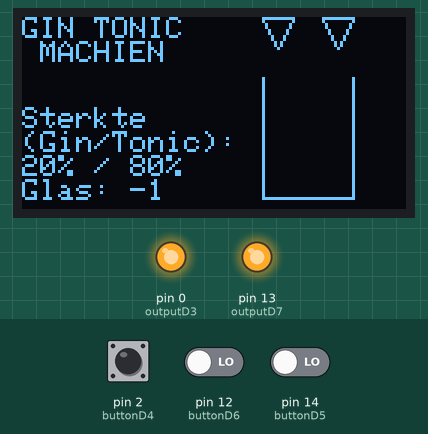
Recording of a sketch running on a simulated Arduino Uno, built for the host (arithmetic inside an expression is 32-bit, double 64-bit). Shown: 128×64 one-colour display, output pins drawn as LEDs (lit = HIGH). Inputs (shaded band) come from the test bench; at power-on: pin 2 (buttonD4) LOW, pin 12 (buttonD6) LOW, pin 14 (buttonD5) LOW. EEPROM starts erased; what the sketch prints to the serial monitor is not drawn.

Above: at 1.2 s.
1.3 s: pin 2 (buttonD4) pulled HIGH for 0.15 s
At 3.5 s:
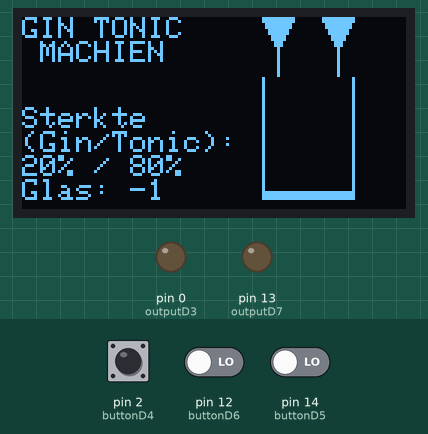
4.4 s: pin 2 (buttonD4) pulled HIGH for 1 s
At 4.8 s:
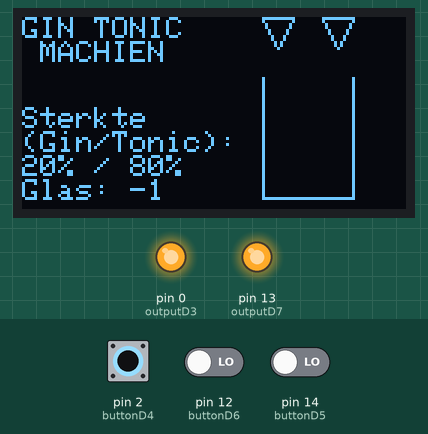
6.9 s: pin 2 (buttonD4) pulled HIGH for 0.15 s
At 7.8 s:
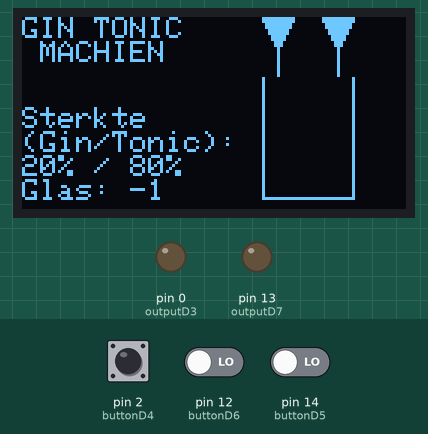
10.0 s: pin 12 (buttonD6) driven HIGH and pin 14 (buttonD5) driven HIGH
At 10.94 s:
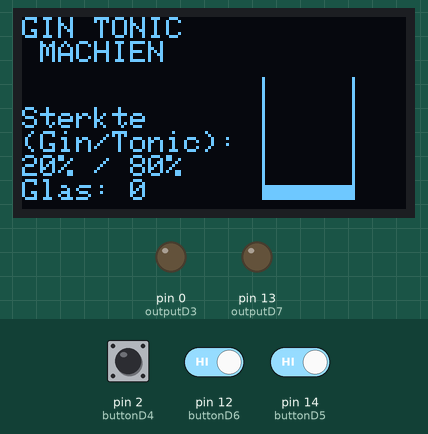
13.0 s: pin 12 (buttonD6) driven LOW
At 15.9 s:
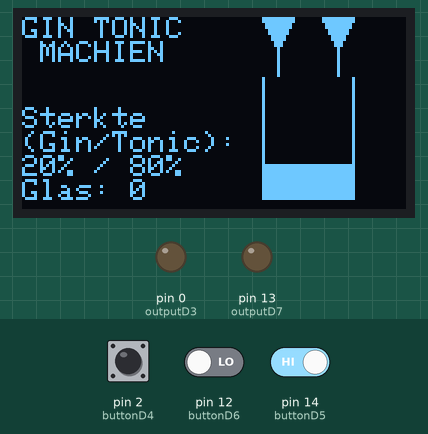
16.0 s: pin 12 (buttonD6) driven HIGH
At 16.27 s:
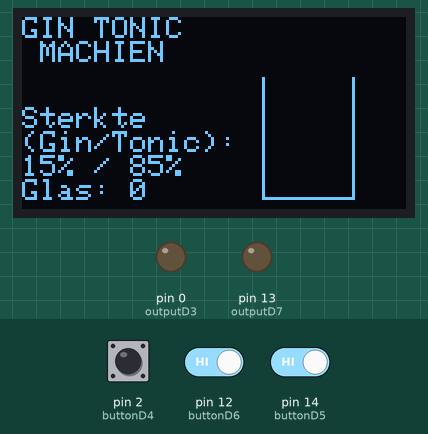
Timing chart, 0 to 24.0 s (numbered marks = the images above; inputs shaded):
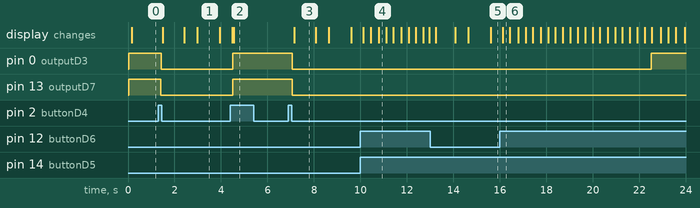

Measured:
- after the input at 1.3 s, pin 0 (outputD3): HIGH → LOW after 0.13 s; pin 13 (outputD7): HIGH → LOW after 0.10 s; the display: first changes after 0.20 s (image 1 shows a later state)
- after the input at 4.4 s, pin 0 (outputD3), pin 13 (outputD7): LOW → HIGH after 0.10 s; the display: first changes after 0.07 s (image 2 shows a later state)
- after the input at 6.9 s, pin 0 (outputD3): HIGH → LOW after 0.17 s; pin 13 (outputD7): HIGH → LOW after 0.15 s; the display: changes after 0.25 s (image 3)
- after the input at 10.0 s, the display: first changes after 0.12 s (image 4 shows a later state)
- after the input at 16.0 s, the display: changes after 0.12 s (image 6)
- what the display in image 1 shows lasts 1.0 s, from 3.0 s to 4.0 s
- what the display in image 3 shows lasts 0.9 s, from 7.2 s to 8.1 s

The sketch:

Cocktailmachien.ino
```cpp
#include <SPI.h>
#include <Wire.h>
#include <Adafruit_GFX.h>
#include <Adafruit_SSD1306.h>
#include <EEPROM.h>

//For the GFX
#define SCREEN_WIDTH 128 // OLED display width, in pixels
#define SCREEN_HEIGHT 64 // OLED display height, in pixels
#define OLED_RESET     -1 // Reset pin # (or -1 if sharing Arduino reset pin)
#define SCREEN_ADDRESS 0x3C ///< See datasheet for Address; 0x3D for 128x64, 0x3C for 128x32
Adafruit_SSD1306 display(SCREEN_WIDTH, SCREEN_HEIGHT, &Wire, OLED_RESET);
#define LOGO_HEIGHT   64
#define LOGO_WIDTH    16

//IO
int buttonD4 = 2;
int buttonD5 = 14;
int buttonD6 = 12;
int outputD7 = 13;
int outputD3 = 0;
#define RelayOn   0
#define RelayOff  1
bool blnButtonD4Status;//check status
bool blnButtonD5Status;//check status
bool blnButtonD6Status;//check status
bool blnButtonD4Last;//check flank
bool blnButtonD5Last;//check flank
bool blnButtonD6Last;//check flank
bool blnButtonD4PosFlank;
bool blnButtonD5PosFlank;
bool blnButtonD6PosFlank;

//Timers
unsigned long StartMillisGin;
unsigned long StartMillisTonic;
unsigned long CurrentMillis;

//Dosing memory
bool DosingStartedGin;
bool DosingStartedTonic;
int DosingStep = 0;
bool TransStep0;
bool TransStep1;
bool TransStep2;
bool TransStep3;
bool ResetStepper;
int CountFinishedDrinks;

//Recipe
int RatioGin = 20;
int LevelGin = 0;
int BaseTimeGin = 33750; //how many ms to dose for a 50/50 mix?
int RatioTonic = 80;
int LevelTonic = 0;
int BaseTimeTonic = 9400; //how many ms to dose for a 50/50 mix?

void setup() {
  Serial.begin(115200);
  Serial.println("Opstart cocktailmachien");

  if(!display.begin(SSD1306_SWITCHCAPVCC, SCREEN_ADDRESS)) {
    Serial.println(F("SSD1306 allocation failed"));
    for(;;); // Don't proceed, loop forever
  }

  pinMode(buttonD4, INPUT);    // sets pin as input
  pinMode(buttonD5, INPUT);    // sets pin as input
  pinMode(buttonD6, INPUT);    // sets pin as input
  pinMode(outputD7, OUTPUT);
  pinMode(outputD3, OUTPUT);
  digitalWrite (outputD7, RelayOff);
  digitalWrite (outputD3, RelayOff);
  DrawBase();
  CurrentMillis = millis();
  EEPROM.begin(sizeof(CountFinishedDrinks));            //initialize eeprom memory with nr of bytes in datatype
  EEPROM.get(0, CountFinishedDrinks);                   //read data from eeprom and cast it into variable
}

void DrawText() {
  display.setCursor(0,0);
  display.setTextSize(1);             // Draw 2X-scale text
  display.setTextColor(SSD1306_WHITE);
  display.println(F("GIN TONIC"));
  display.println(F(" MACHIEN"));
  display.setTextSize(0);
  display.setCursor(0,30);
  display.println(F("Sterkte"));
  display.println(F("(Gin/Tonic):"));
  display.setTextColor(WHITE, BLACK);
  display.print(RatioGin);
  display.print(F("% / "));
  display.setTextColor(WHITE, BLACK);
  display.print(RatioTonic);
  display.println(F("%"));
 // display.print(F("Step: "));
  display.print(F("Glas: "));
  display.setTextColor(WHITE, BLACK);
  display.print(CountFinishedDrinks);
  //display.print(DosingStep);
  display.display();
}

void DrawBase() {
  display.clearDisplay();
  display.drawLine(80, 20, 80, 60, WHITE);
  display.drawLine(110, 20, 110, 60, WHITE);
  display.drawLine(80, 60, 110, 60, WHITE);
  DrawText();
  display.display();
  Serial.println("Base getekend");
}

void DrawDosingPumps(int x, int state){
//x=startposition x coord
//state=active/idle
  if (state==0){
    display.fillTriangle(x, 10, x-5, 0, x+5, 0, BLACK);
    display.drawTriangle(x, 10, x-5, 0, x+5, 0, WHITE);
    display.drawLine(x, 11, x, 19, BLACK);
    display.display();
  }
  else if (state==1){
    display.fillTriangle(x, 10, x-5, 0, x+5, 0, WHITE);
    display.drawLine(x, 11, x, 19, WHITE);
    display.display();
  }
}

void DrawFillLevel(int level){
  //in:0..100%
  //0%    :y=60
  //100%  :y=20
  int y;
  int height;

  if (level<0) {
    level=0;
  }
  if (level>100) {
    level=100;
  }
  y=60-(level*40/100);
  height=level*40/100;

  display.fillRect(80,y,30,height, WHITE);
  display.display();
}

void IOMirror(){
blnButtonD4Status = (digitalRead(buttonD4) == HIGH);
blnButtonD5Status = (digitalRead(buttonD5) == HIGH);
blnButtonD6Status = (digitalRead(buttonD6) == HIGH);

  if ((blnButtonD4Status) && (!blnButtonD4Last)) {
    blnButtonD4PosFlank = true;
  }
  else {
    blnButtonD4PosFlank = false;
  }

  if ((blnButtonD5Status) && (!blnButtonD5Last)) {
    blnButtonD5PosFlank = true;
  }
  else {
    blnButtonD5PosFlank = false;
  }

  if ((blnButtonD6Status) && (!blnButtonD6Last)) {
    blnButtonD6PosFlank = true;
  }
  else {
    blnButtonD6PosFlank = false;
  }

  blnButtonD4Last = (digitalRead(buttonD4) == HIGH);
  blnButtonD5Last = (digitalRead(buttonD5) == HIGH);
  blnButtonD6Last = (digitalRead(buttonD6) == HIGH);
}

int DosingTimerGin(unsigned long PresetTime){
  unsigned long ElapsedTime = (CurrentMillis - StartMillisGin);

  Serial.print("StartMillis: ");
  Serial.println(StartMillisGin);
  Serial.print("CurrentMillis: ");
  Serial.println(CurrentMillis);
  Serial.print("CurrentMillis: ");
  Serial.println(PresetTime);
  Serial.print("ElapsedTime: ");
  Serial.println(ElapsedTime);

  if (PresetTime==0){
    DosingStartedGin = false;
    return (100);
  }
  else if (ElapsedTime <= PresetTime){
    Serial.print("ElapsedTime in de if: ");
    Serial.println((ElapsedTime*100)/PresetTime);
    return ((ElapsedTime*100)/PresetTime);
  }
  else {
    DosingStartedGin = false;
    return (100);
  }
}

int DosingTimerTonic(unsigned long PresetTime){
  unsigned long ElapsedTime = (CurrentMillis - StartMillisTonic);

  Serial.print("StartMillis: ");
  Serial.println(StartMillisTonic);
  Serial.print("CurrentMillis: ");
  Serial.println(CurrentMillis);
  Serial.print("CurrentMillis: ");
  Serial.println(PresetTime);
  Serial.print("ElapsedTime: ");
  Serial.println(ElapsedTime);

  if (PresetTime==0){
    DosingStartedTonic = false;
    return (100);
  }
  else if (ElapsedTime <= PresetTime){
    Serial.print("ElapsedTime in de if: ");
    Serial.println((ElapsedTime*100)/PresetTime);
    return ((ElapsedTime*100)/PresetTime);
  }
  else {
    DosingStartedTonic = false;
    return (100);
  }
}

void DosingStepper(){
  if (ResetStepper){
    DosingStep = 0;                                 //idle
  }
  if ((DosingStep==0) && (TransStep0)){
    DosingStep = 1;                                 //dosing started
    DosingStartedGin = true;
    DosingStartedTonic = true;
    StartMillisGin = millis();
    StartMillisTonic = millis();
  }
  if ((DosingStep==1) && (TransStep1)){
    DosingStep = 2;                                 //dosing done (autoreset)
  }
  if ((DosingStep==2) && (TransStep2)){
    DosingStep = 3;
  }

  TransStep0 = false;
  TransStep1 = false;
  TransStep2 = false;
  ResetStepper = false;
}

void ChangeRecipeRatio(bool up, bool down){
  if (up){
    RatioGin = RatioGin + 5;
    Serial.println("changeRecipeRatio cond1");
  }
  if (down){
    RatioGin = RatioGin - 5;
    Serial.println("changeRecipeRatio cond2");
  }
  if (RatioGin >= 100){
    RatioGin = 100;
    Serial.println("changeRecipeRatio cond3");
  }
  if (RatioGin <= 0){
      RatioGin = 0;
    Serial.println("changeRecipeRatio cond4");
  }
  RatioTonic = 100 - RatioGin;
}


int RecalcTimerVal(int BaseTime, int Ratio){
  //Time value for 50% dosing ratio is known.
    Serial.print("RecalcTimerVal - BaseTime = ");
    Serial.println(BaseTime);
    Serial.print("RecalcTimerVal - Ratio = ");
    Serial.println(Ratio);
    float fltRatio = Ratio;
    float TimerRatio = fltRatio/50;
    Serial.print("RecalcTimerVal - TimerRatio = ");
    Serial.println(TimerRatio);
    Serial.print("RecalcTimerVal - Return = ");
    Serial.println(BaseTime*TimerRatio);
  return BaseTime*TimerRatio;
}

void loop() {

  CurrentMillis = millis();
  IOMirror();                                        //simplify IO

   if (blnButtonD4PosFlank) {                        // Start button
      if (DosingStep == 0) {
        TransStep0 = true;
      }
      else if (DosingStep == 1) {
        ResetStepper = true;
        DosingStartedTonic = false;
        DosingStartedGin = false;
        DrawBase();
      }
      else if (DosingStep == 2) {
        ResetStepper = true;
        DrawBase();
      }
   }

   if (DosingStep == 0) {                             //only change ratio while idle
      if (blnButtonD5PosFlank) {                      // + button
        ChangeRecipeRatio(true,false);
      }
      if (blnButtonD6PosFlank) {                      // - button
        ChangeRecipeRatio(false,true);
      }
   }

   if ((blnButtonD5Status) && (blnButtonD6Status)) {
      ResetStepper = true;
      DrawBase();
      RatioGin = 20;
      RatioTonic = 80;
      CountFinishedDrinks = 0;
   }

  if (DosingStartedGin){
    LevelGin = DosingTimerGin(RecalcTimerVal(BaseTimeGin,RatioGin));          //Here the actual dosing timer is started
    digitalWrite (outputD7, RelayOn);
  }
  else {
    digitalWrite (outputD7, RelayOff);
  }

  if (DosingStartedTonic){
    LevelTonic = DosingTimerTonic(RecalcTimerVal(BaseTimeTonic,RatioTonic));  //Here the actual dosing timer is started
    digitalWrite (outputD3, RelayOn);
  }
  else {
    digitalWrite (outputD3, RelayOff);
  }
  if ((DosingStartedGin) || (DosingStartedTonic)) {       //   || = OR
    DrawFillLevel((LevelGin + LevelTonic)/2);
  }

  if (DosingStep == 2) {                                  //Autoreset when done
    CountFinishedDrinks += 1;
    EEPROM.put(0, CountFinishedDrinks);                   //write data to array in ram
    EEPROM.commit();
    ResetStepper = true;
    DrawBase();
  }

  DrawDosingPumps(105,DosingStartedGin);
  DrawDosingPumps(85,DosingStartedTonic);
  DrawText();
  DosingStepper();

  if (DosingStep == 1) {                                  //Needs to be checked after calling DosingStepper();
    TransStep1 = ((!DosingStartedGin) && (!DosingStartedTonic));
  }

}
```
